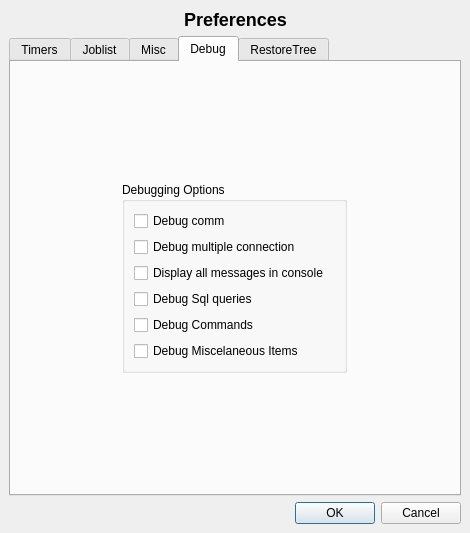
<ui version="4.0" >
 <class>PrefsForm</class>
 <widget class="QDialog" name="PrefsForm" >
  <property name="geometry" >
   <rect>
    <x>0</x>
    <y>0</y>
    <width>470</width>
    <height>533</height>
   </rect>
  </property>
  <property name="sizePolicy" >
   <sizepolicy vsizetype="Fixed" hsizetype="Fixed" >
    <horstretch>0</horstretch>
    <verstretch>0</verstretch>
   </sizepolicy>
  </property>
  <property name="windowTitle" >
   <string>Preferences</string>
  </property>
  <property name="windowIcon" >
   <iconset>images/bat.png</iconset>
  </property>
  <layout class="QGridLayout" >
   <property name="leftMargin" >
    <number>9</number>
   </property>
   <property name="topMargin" >
    <number>9</number>
   </property>
   <property name="rightMargin" >
    <number>9</number>
   </property>
   <property name="bottomMargin" >
    <number>9</number>
   </property>
   <property name="horizontalSpacing" >
    <number>6</number>
   </property>
   <property name="verticalSpacing" >
    <number>6</number>
   </property>
   <item row="1" column="0" >
    <widget class="QTabWidget" name="tabWidget" >
     <property name="currentIndex" >
      <number>3</number>
     </property>
     <widget class="QWidget" name="tab" >
      <attribute name="title" >
       <string>Timers</string>
      </attribute>
      <widget class="QGroupBox" name="groupBox" >
       <property name="geometry" >
        <rect>
         <x>60</x>
         <y>60</y>
         <width>180</width>
         <height>106</height>
        </rect>
       </property>
       <property name="sizePolicy" >
        <sizepolicy vsizetype="Fixed" hsizetype="Fixed" >
         <horstretch>0</horstretch>
         <verstretch>0</verstretch>
        </sizepolicy>
       </property>
       <property name="title" >
        <string>Messages Options</string>
       </property>
       <widget class="QLabel" name="checkLabel" >
        <property name="geometry" >
         <rect>
          <x>11</x>
          <y>81</y>
          <width>158</width>
          <height>16</height>
         </rect>
        </property>
        <property name="text" >
         <string>Message check interval in seconds</string>
        </property>
       </widget>
       <widget class="QCheckBox" name="checkMessages" >
        <property name="geometry" >
         <rect>
          <x>11</x>
          <y>25</y>
          <width>158</width>
          <height>20</height>
         </rect>
        </property>
        <property name="text" >
         <string>Check Messages</string>
        </property>
       </widget>
       <widget class="QSpinBox" name="checkMessagesSpin" >
        <property name="geometry" >
         <rect>
          <x>11</x>
          <y>51</y>
          <width>158</width>
          <height>24</height>
         </rect>
        </property>
        <property name="maximum" >
         <number>3600</number>
        </property>
       </widget>
      </widget>
      <widget class="QGroupBox" name="groupBox_8" >
       <property name="geometry" >
        <rect>
         <x>60</x>
         <y>200</y>
         <width>180</width>
         <height>106</height>
        </rect>
       </property>
       <property name="sizePolicy" >
        <sizepolicy vsizetype="Fixed" hsizetype="Fixed" >
         <horstretch>0</horstretch>
         <verstretch>0</verstretch>
        </sizepolicy>
       </property>
       <property name="title" >
        <string>Status Dir</string>
       </property>
       <widget class="QLabel" name="checkLabel_2" >
        <property name="geometry" >
         <rect>
          <x>11</x>
          <y>81</y>
          <width>158</width>
          <height>16</height>
         </rect>
        </property>
        <property name="text" >
         <string>Refresh Status Dir Interval</string>
        </property>
       </widget>
       <widget class="QCheckBox" name="refreshStatusDir" >
        <property name="geometry" >
         <rect>
          <x>11</x>
          <y>25</y>
          <width>158</width>
          <height>20</height>
         </rect>
        </property>
        <property name="text" >
         <string>Refresh Status Dir</string>
        </property>
       </widget>
       <widget class="QSpinBox" name="refreshStatusDirSpin" >
        <property name="geometry" >
         <rect>
          <x>11</x>
          <y>51</y>
          <width>158</width>
          <height>24</height>
         </rect>
        </property>
        <property name="minimum" >
         <number>15</number>
        </property>
        <property name="maximum" >
         <number>3600</number>
        </property>
       </widget>
      </widget>
     </widget>
     <widget class="QWidget" name="tab_2" >
      <attribute name="title" >
       <string>Joblist</string>
      </attribute>
      <layout class="QGridLayout" >
       <property name="leftMargin" >
        <number>9</number>
       </property>
       <property name="topMargin" >
        <number>9</number>
       </property>
       <property name="rightMargin" >
        <number>9</number>
       </property>
       <property name="bottomMargin" >
        <number>9</number>
       </property>
       <property name="horizontalSpacing" >
        <number>6</number>
       </property>
       <property name="verticalSpacing" >
        <number>6</number>
       </property>
       <item row="0" column="0" >
        <widget class="QGroupBox" name="groupBox_2" >
         <property name="sizePolicy" >
          <sizepolicy vsizetype="Fixed" hsizetype="Fixed" >
           <horstretch>0</horstretch>
           <verstretch>0</verstretch>
          </sizepolicy>
         </property>
         <property name="title" >
          <string>Jolist Limit Options</string>
         </property>
         <layout class="QGridLayout" >
          <property name="leftMargin" >
           <number>9</number>
          </property>
          <property name="topMargin" >
           <number>9</number>
          </property>
          <property name="rightMargin" >
           <number>9</number>
          </property>
          <property name="bottomMargin" >
           <number>9</number>
          </property>
          <property name="horizontalSpacing" >
           <number>6</number>
          </property>
          <property name="verticalSpacing" >
           <number>6</number>
          </property>
          <item row="0" column="0" >
           <layout class="QGridLayout" >
            <property name="leftMargin" >
             <number>0</number>
            </property>
            <property name="topMargin" >
             <number>0</number>
            </property>
            <property name="rightMargin" >
             <number>0</number>
            </property>
            <property name="bottomMargin" >
             <number>0</number>
            </property>
            <property name="horizontalSpacing" >
             <number>6</number>
            </property>
            <property name="verticalSpacing" >
             <number>6</number>
            </property>
            <item row="2" column="0" >
             <widget class="QCheckBox" name="daysLimit" >
              <property name="text" >
               <string>Days Limit</string>
              </property>
             </widget>
            </item>
            <item row="3" column="0" >
             <widget class="QSpinBox" name="daysSpinBox" >
              <property name="minimum" >
               <number>1</number>
              </property>
              <property name="maximum" >
               <number>10000</number>
              </property>
              <property name="singleStep" >
               <number>7</number>
              </property>
             </widget>
            </item>
            <item row="1" column="0" >
             <widget class="QSpinBox" name="recordSpinBox" >
              <property name="minimum" >
               <number>1</number>
              </property>
              <property name="maximum" >
               <number>10000</number>
              </property>
              <property name="singleStep" >
               <number>25</number>
              </property>
             </widget>
            </item>
            <item row="0" column="0" >
             <widget class="QCheckBox" name="recordLimit" >
              <property name="text" >
               <string>Record Limit</string>
              </property>
             </widget>
            </item>
           </layout>
          </item>
         </layout>
        </widget>
       </item>
      </layout>
     </widget>
     <widget class="QWidget" name="tab_4" >
      <attribute name="title" >
       <string>Misc</string>
      </attribute>
      <widget class="QGroupBox" name="groupBox_6" >
       <property name="geometry" >
        <rect>
         <x>30</x>
         <y>220</y>
         <width>311</width>
         <height>111</height>
        </rect>
       </property>
       <property name="title" >
        <string>Convert</string>
       </property>
       <widget class="QRadioButton" name="radioConvertOff" >
        <property name="geometry" >
         <rect>
          <x>20</x>
          <y>20</y>
          <width>231</width>
          <height>22</height>
         </rect>
        </property>
        <property name="text" >
         <string>Convert Off</string>
        </property>
       </widget>
       <widget class="QRadioButton" name="radioConvertIEC" >
        <property name="geometry" >
         <rect>
          <x>20</x>
          <y>50</y>
          <width>231</width>
          <height>22</height>
         </rect>
        </property>
        <property name="text" >
         <string>Display Bytes using IEC units (1024B = 1 KiB)</string>
        </property>
       </widget>
       <widget class="QRadioButton" name="radioConvertStandard" >
        <property name="geometry" >
         <rect>
          <x>20</x>
          <y>80</y>
          <width>231</width>
          <height>22</height>
         </rect>
        </property>
        <property name="text" >
         <string>Display Bytes using SI units (1000B = 1KB)</string>
        </property>
       </widget>
      </widget>
      <widget class="QGroupBox" name="groupBox_4" >
       <property name="geometry" >
        <rect>
         <x>30</x>
         <y>10</y>
         <width>311</width>
         <height>61</height>
        </rect>
       </property>
       <property name="title" >
        <string>Context Sensitive List Commands</string>
       </property>
       <layout class="QGridLayout" >
        <property name="leftMargin" >
         <number>9</number>
        </property>
        <property name="topMargin" >
         <number>9</number>
        </property>
        <property name="rightMargin" >
         <number>9</number>
        </property>
        <property name="bottomMargin" >
         <number>9</number>
        </property>
        <property name="horizontalSpacing" >
         <number>6</number>
        </property>
        <property name="verticalSpacing" >
         <number>6</number>
        </property>
        <item row="0" column="0" >
         <widget class="QCheckBox" name="executeLongCheckBox" >
          <property name="text" >
           <string>Execute Long List</string>
          </property>
         </widget>
        </item>
       </layout>
      </widget>
      <widget class="QGroupBox" name="groupBox_7" >
       <property name="geometry" >
        <rect>
         <x>30</x>
         <y>80</y>
         <width>311</width>
         <height>121</height>
        </rect>
       </property>
       <property name="title" >
        <string>Open Pages</string>
       </property>
       <widget class="QCheckBox" name="openPlotCheckBox" >
        <property name="geometry" >
         <rect>
          <x>10</x>
          <y>30</y>
          <width>241</width>
          <height>20</height>
         </rect>
        </property>
        <property name="text" >
         <string>Open Plot page on startup</string>
        </property>
       </widget>
       <widget class="QCheckBox" name="openBrowserCheckBox" >
        <property name="geometry" >
         <rect>
          <x>10</x>
          <y>60</y>
          <width>241</width>
          <height>20</height>
         </rect>
        </property>
        <property name="text" >
         <string>Open Browser page on startup</string>
        </property>
       </widget>
       <widget class="QCheckBox" name="openDirStatCheckBox" >
        <property name="geometry" >
         <rect>
          <x>10</x>
          <y>90</y>
          <width>241</width>
          <height>20</height>
         </rect>
        </property>
        <property name="text" >
         <string>Open Director Status page on startup</string>
        </property>
       </widget>
      </widget>
     </widget>
     <widget class="QWidget" name="tab_3" >
      <attribute name="title" >
       <string>Debug</string>
      </attribute>
      <layout class="QGridLayout" >
       <property name="leftMargin" >
        <number>9</number>
       </property>
       <property name="topMargin" >
        <number>9</number>
       </property>
       <property name="rightMargin" >
        <number>9</number>
       </property>
       <property name="bottomMargin" >
        <number>9</number>
       </property>
       <property name="horizontalSpacing" >
        <number>6</number>
       </property>
       <property name="verticalSpacing" >
        <number>6</number>
       </property>
       <item row="0" column="0" >
        <widget class="QGroupBox" name="groupBox_3" >
         <property name="sizePolicy" >
          <sizepolicy vsizetype="Fixed" hsizetype="Fixed" >
           <horstretch>0</horstretch>
           <verstretch>0</verstretch>
          </sizepolicy>
         </property>
         <property name="title" >
          <string>Debugging Options</string>
         </property>
         <layout class="QGridLayout" >
          <item row="0" column="0" >
           <widget class="QCheckBox" name="commDebug" >
            <property name="text" >
             <string>Debug comm</string>
            </property>
           </widget>
          </item>
          <item row="1" column="0" colspan="2" >
           <widget class="QCheckBox" name="connDebug" >
            <property name="text" >
             <string>Debug multiple connection</string>
            </property>
           </widget>
          </item>
          <item row="2" column="0" >
           <widget class="QCheckBox" name="displayAll" >
            <property name="text" >
             <string>Display all messages in console</string>
            </property>
           </widget>
          </item>
          <item row="3" column="0" >
           <widget class="QCheckBox" name="sqlDebug" >
            <property name="text" >
             <string>Debug Sql queries</string>
            </property>
           </widget>
          </item>
          <item row="4" column="0" >
           <widget class="QCheckBox" name="commandDebug" >
            <property name="text" >
             <string>Debug Commands</string>
            </property>
           </widget>
          </item>
          <item row="5" column="0" >
           <widget class="QCheckBox" name="miscDebug" >
            <property name="text" >
             <string>Debug Miscelaneous Items</string>
            </property>
           </widget>
          </item>
         </layout>
        </widget>
       </item>
      </layout>
     </widget>
     <widget class="QWidget" name="tab_5" >
      <attribute name="title" >
       <string>RestoreTree</string>
      </attribute>
      <layout class="QGridLayout" >
       <property name="leftMargin" >
        <number>9</number>
       </property>
       <property name="topMargin" >
        <number>9</number>
       </property>
       <property name="rightMargin" >
        <number>9</number>
       </property>
       <property name="bottomMargin" >
        <number>9</number>
       </property>
       <property name="horizontalSpacing" >
        <number>6</number>
       </property>
       <property name="verticalSpacing" >
        <number>6</number>
       </property>
       <item row="0" column="0" >
        <widget class="QGroupBox" name="groupBox_5" >
         <property name="sizePolicy" >
          <sizepolicy vsizetype="Fixed" hsizetype="Fixed" >
           <horstretch>0</horstretch>
           <verstretch>0</verstretch>
          </sizepolicy>
         </property>
         <property name="title" >
          <string>Debugging Options</string>
         </property>
         <layout class="QGridLayout" >
          <property name="leftMargin" >
           <number>9</number>
          </property>
          <property name="topMargin" >
           <number>9</number>
          </property>
          <property name="rightMargin" >
           <number>9</number>
          </property>
          <property name="bottomMargin" >
           <number>9</number>
          </property>
          <property name="horizontalSpacing" >
           <number>6</number>
          </property>
          <property name="verticalSpacing" >
           <number>6</number>
          </property>
          <item row="0" column="0" >
           <layout class="QGridLayout" >
            <property name="leftMargin" >
             <number>0</number>
            </property>
            <property name="topMargin" >
             <number>0</number>
            </property>
            <property name="rightMargin" >
             <number>0</number>
            </property>
            <property name="bottomMargin" >
             <number>0</number>
            </property>
            <property name="horizontalSpacing" >
             <number>6</number>
            </property>
            <property name="verticalSpacing" >
             <number>6</number>
            </property>
            <item row="10" column="0" >
             <widget class="QCheckBox" name="rtRestore2CheckBox" >
              <property name="text" >
               <string>Restore Debug 2</string>
              </property>
             </widget>
            </item>
            <item row="2" column="0" >
             <widget class="QCheckBox" name="rtDirICCheckBox" >
              <property name="text" >
               <string>Directory Item Changed</string>
              </property>
             </widget>
            </item>
            <item row="9" column="0" >
             <widget class="QCheckBox" name="rtRestore1CheckBox" >
              <property name="text" >
               <string>Restore Debug 1</string>
              </property>
             </widget>
            </item>
            <item row="1" column="0" >
             <widget class="QCheckBox" name="rtDirCurICCheckBox" >
              <property name="text" >
               <string>Directory Current Item Changed Debug</string>
              </property>
             </widget>
            </item>
            <item row="5" column="0" >
             <widget class="QCheckBox" name="rtUpdateFTCheckBox" >
              <property name="text" >
               <string>Update File Table Debug</string>
              </property>
             </widget>
            </item>
            <item row="4" column="0" >
             <widget class="QCheckBox" name="rtVerTabICCheckBox" >
              <property name="text" >
               <string>Version Table Item Changed Debug</string>
              </property>
             </widget>
            </item>
            <item row="3" column="0" >
             <widget class="QCheckBox" name="rtFileTabICCheckBox" >
              <property name="text" >
               <string>File Table Item Changed Debug</string>
              </property>
             </widget>
            </item>
            <item row="8" column="0" >
             <widget class="QCheckBox" name="rtIconStateCheckBox" >
              <property name="text" >
               <string>Icon State Debug</string>
              </property>
             </widget>
            </item>
            <item row="7" column="0" >
             <widget class="QCheckBox" name="rtChecksCheckBox" >
              <property name="text" >
               <string>Update Checks Debug</string>
              </property>
             </widget>
            </item>
            <item row="11" column="0" >
             <widget class="QCheckBox" name="rtRestore3CheckBox" >
              <property name="text" >
               <string>Restore Debug 3</string>
              </property>
             </widget>
            </item>
            <item row="6" column="0" >
             <widget class="QCheckBox" name="rtUpdateVTCheckBox" >
              <property name="text" >
               <string>Update Version Table Debug</string>
              </property>
             </widget>
            </item>
            <item row="0" column="0" >
             <widget class="QCheckBox" name="rtPopDirCheckBox" >
              <property name="text" >
               <string>Populate Directory Debug</string>
              </property>
             </widget>
            </item>
           </layout>
          </item>
         </layout>
        </widget>
       </item>
      </layout>
     </widget>
    </widget>
   </item>
   <item row="2" column="0" >
    <widget class="QDialogButtonBox" name="buttonBox" >
     <property name="orientation" >
      <enum>Qt::Horizontal</enum>
     </property>
     <property name="standardButtons" >
      <set>QDialogButtonBox::Cancel|QDialogButtonBox::NoButton|QDialogButtonBox::Ok</set>
     </property>
    </widget>
   </item>
   <item row="0" column="0" >
    <layout class="QHBoxLayout" >
     <property name="spacing" >
      <number>6</number>
     </property>
     <property name="leftMargin" >
      <number>0</number>
     </property>
     <property name="topMargin" >
      <number>0</number>
     </property>
     <property name="rightMargin" >
      <number>0</number>
     </property>
     <property name="bottomMargin" >
      <number>0</number>
     </property>
     <item>
      <spacer>
       <property name="orientation" >
        <enum>Qt::Horizontal</enum>
       </property>
       <property name="sizeHint" >
        <size>
         <width>81</width>
         <height>20</height>
        </size>
       </property>
      </spacer>
     </item>
     <item>
      <widget class="QLabel" name="headingLabel" >
       <property name="sizePolicy" >
        <sizepolicy vsizetype="Fixed" hsizetype="Fixed" >
         <horstretch>0</horstretch>
         <verstretch>0</verstretch>
        </sizepolicy>
       </property>
       <property name="text" >
        <string>&lt;h2>Preferences&lt;/h2></string>
       </property>
      </widget>
     </item>
     <item>
      <spacer>
       <property name="orientation" >
        <enum>Qt::Horizontal</enum>
       </property>
       <property name="sizeHint" >
        <size>
         <width>101</width>
         <height>20</height>
        </size>
       </property>
      </spacer>
     </item>
    </layout>
   </item>
  </layout>
 </widget>
 <resources/>
 <connections>
  <connection>
   <sender>buttonBox</sender>
   <signal>accepted()</signal>
   <receiver>PrefsForm</receiver>
   <slot>accept()</slot>
   <hints>
    <hint type="sourcelabel" >
     <x>248</x>
     <y>254</y>
    </hint>
    <hint type="destinationlabel" >
     <x>157</x>
     <y>274</y>
    </hint>
   </hints>
  </connection>
  <connection>
   <sender>buttonBox</sender>
   <signal>rejected()</signal>
   <receiver>PrefsForm</receiver>
   <slot>reject()</slot>
   <hints>
    <hint type="sourcelabel" >
     <x>316</x>
     <y>260</y>
    </hint>
    <hint type="destinationlabel" >
     <x>286</x>
     <y>274</y>
    </hint>
   </hints>
  </connection>
 </connections>
</ui>
